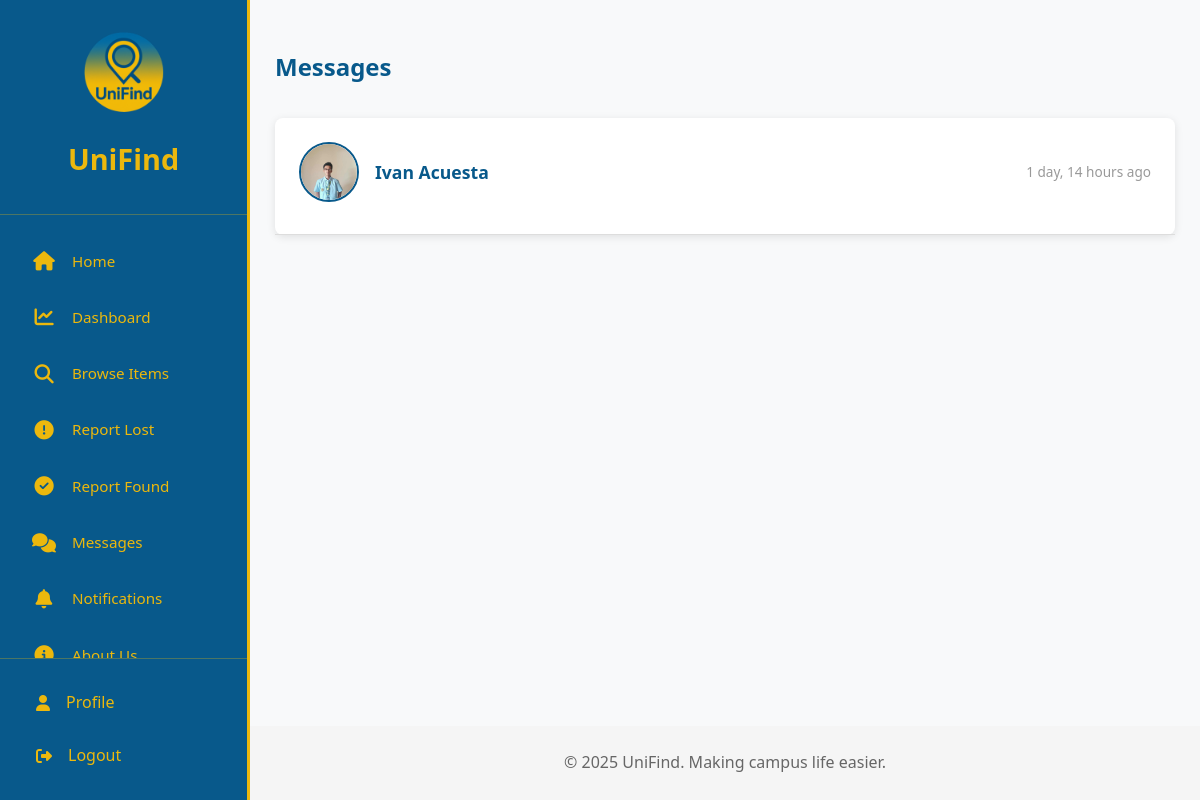
/messages/ (signed in), run on the app's committed database.
### users/models.py (models this page shows, shortened)
class User(AbstractUser):
    ROLE_CHOICES = [
        ('student', 'Student'),
        ('staff', 'Staff'),
        ('instructor', 'Instructor'),
    ]
    student_id = models.CharField(max_length=50, unique=True, blank=True, null=True)
    reputation_points = models.PositiveIntegerField(default=0)
    profile_picture = models.ImageField(upload_to='profile_pics/', blank=True, null=True)
    age = models.PositiveIntegerField(blank=True, null=True)
    birthday = models.DateField(blank=True, null=True)
    address = models.TextField(blank=True, null=True)
    role = models.CharField(max_length=20, choices=ROLE_CHOICES, default='student')

### messaging/models.py (models this page shows, shortened)
class Message(models.Model):
    sender = models.ForeignKey(settings.AUTH_USER_MODEL, on_delete=models.CASCADE, related_name='sent_messages')
    receiver = models.ForeignKey(settings.AUTH_USER_MODEL, on_delete=models.CASCADE, related_name='received_messages')
    item = models.ForeignKey(Item, on_delete=models.CASCADE, related_name='messages', null=True, blank=True)
    content = models.TextField()
    image = models.ImageField(upload_to='message_images/', blank=True, null=True)
    is_read = models.BooleanField(default=False)
    created_at = models.DateTimeField(auto_now_add=True)
    class Meta:
        ordering = ['created_at']

### messaging/views.py (the view, shortened to what this page needs)
# urls.py: path('', views.inbox, name='inbox'),
@login_required
def inbox(request):
    conversations = []
    user_ids = Message.objects.filter(
        Q(sender=request.user) | Q(receiver=request.user)
    ).values_list('sender', 'receiver')
    other_user_ids = set()
    for sender_id, receiver_id in user_ids:
        if sender_id != request.user.id:
            other_user_ids.add(sender_id)
        if receiver_id != request.user.id:
            other_user_ids.add(receiver_id)
    for user_id in other_user_ids:
        other_user = User.objects.get(id=user_id)
        last_message = Message.objects.filter(
            Q(sender=request.user, receiver=other_user) |
            Q(sender=other_user, receiver=request.user)
        ).order_by('-created_at').first()
        unread_count = Message.objects.filter(
            sender=other_user,
            receiver=request.user,
            is_read=False
        ).count()
        conversations.append({
            'user': other_user,
            'last_message': last_message,
            'unread_count': unread_count,
        })
    if conversations:
        conversations.sort(key=lambda x: x['last_message'].created_at if x['last_message'] else x['user'].date_joined, reverse=True)
    return render(request, 'messages/inbox.html', {'conversations': conversations})

### messaging/context_processors.py (called while the page is built)
def unread_messages_count(request):
    if request.user.is_authenticated:
        from .models import Message
        unread_count = Message.objects.filter(
            receiver=request.user,
            is_read=False
        ).count()
        return {'unread_messages_count': unread_count}
    return {'unread_messages_count': 0}

def unread_notifications_count(request):
    if request.user.is_authenticated:
        from notifications.models import Notification
        unread_count = Notification.objects.filter(
            user=request.user,
            is_read=False
        ).count()
        return {'unread_notifications_count': unread_count}
    return {'unread_notifications_count': 0}

### templates/messages/inbox.html (shortened to what this page needs)
{% extends 'base.html' %}
{% block content %}
<section class="section">
    <div class="container">
        <div style="max-width: 900px; margin: 0 auto;">
            <h1 style="color: #08598b; margin-bottom: 2rem;">Messages</h1>
            {% if conversations %}
            <div style="background: white; border-radius: 8px; box-shadow: 0 2px 8px rgba(0,0,0,0.1);">
                {% for conv in conversations %}
                <div style="display: flex; align-items: center; padding: 1.5rem; border-bottom: 1px solid #ddd;">
                    {% if conv.user.is_staff %}
                        <div style="flex-shrink: 0; margin-right: 1rem;">
                            <div style="width: 60px; height: 60px; border-radius: 50%; background: linear-gradient(135deg, #08598b 0%, #0a6fa8 100%); display: flex; align-items: center; justify-content: center; color: #ecb80d; font-size: 1.8rem; border: 2px solid #08598b;">
                                <i class="fas fa-user-shield"></i>
                            </div>
                        </div>
                    {% else %}
                        <a href="{% url 'users:public_profile' conv.user.id %}" style="flex-shrink: 0; margin-right: 1rem;" onclick="event.stopPropagation();">
                            {% if conv.user.profile_picture %}
                            <img src="{{ conv.user.profile_picture.url }}" alt="{{ conv.user.username }}" style="width: 60px; height: 60px; border-radius: 50%; object-fit: cover; border: 2px solid #08598b; cursor: pointer;">
                            {% else %}
                            <div style="width: 60px; height: 60px; border-radius: 50%; background: linear-gradient(135deg, #08598b 0%, #0a6fa8 100%); display: flex; align-items: center; justify-content: center; color: #ecb80d; font-size: 1.5rem; border: 2px solid #08598b; cursor: pointer;">
                                <i class="fas fa-user"></i>
                            </div>
                            {% endif %}
                        </a>
                    {% endif %}
                    <div style="flex: 1;">
                        <a href="{% url 'messaging:conversation' conv.user.id %}" style="text-decoration: none; color: inherit; cursor: pointer;">
                            <div style="display: flex; justify-content: space-between; align-items: center; margin-bottom: 0.5rem;">
                                <h3 style="color: #08598b; margin: 0; font-size: 1.1rem;">
                                    {% if conv.user.is_staff %}Admin{% else %}{{ conv.user.get_full_name|default:conv.user.username }}{% endif %}
                                </h3>
                                <span style="color: #999; font-size: 0.85rem;">{{ conv.last_message.created_at|timesince }} ago</span>
                            </div>
                        </a>
                    </div>
                </div>
                {% endfor %}
            </div>
            {% endif %}
        </div>
    </div>
</section>
{% endblock %}

### static/css/style.css (style rules this page uses)
* { margin: 0; padding: 0; box-sizing: border-box; }
body { font-family: 'Segoe UI', Tahoma, Geneva, Verdana, sans-serif; line-height: 1.6; color: #333; background-color: #f5f5f5; }
.container { max-width: 1200px; margin: 0 auto; padding: 0 20px; }
.section { padding: 3rem 0; }

### templates/base.html (style rules this page uses)
body { margin: 0; display: flex; min-height: 100vh; font-family: 'Segoe UI', Tahoma, Geneva, Verdana, sans-serif; }

### data on the page
User: user.profile_picture (picture), user.get_full_name "Ivan Acuesta", last_message.created_at "1 day, 14 hours"
